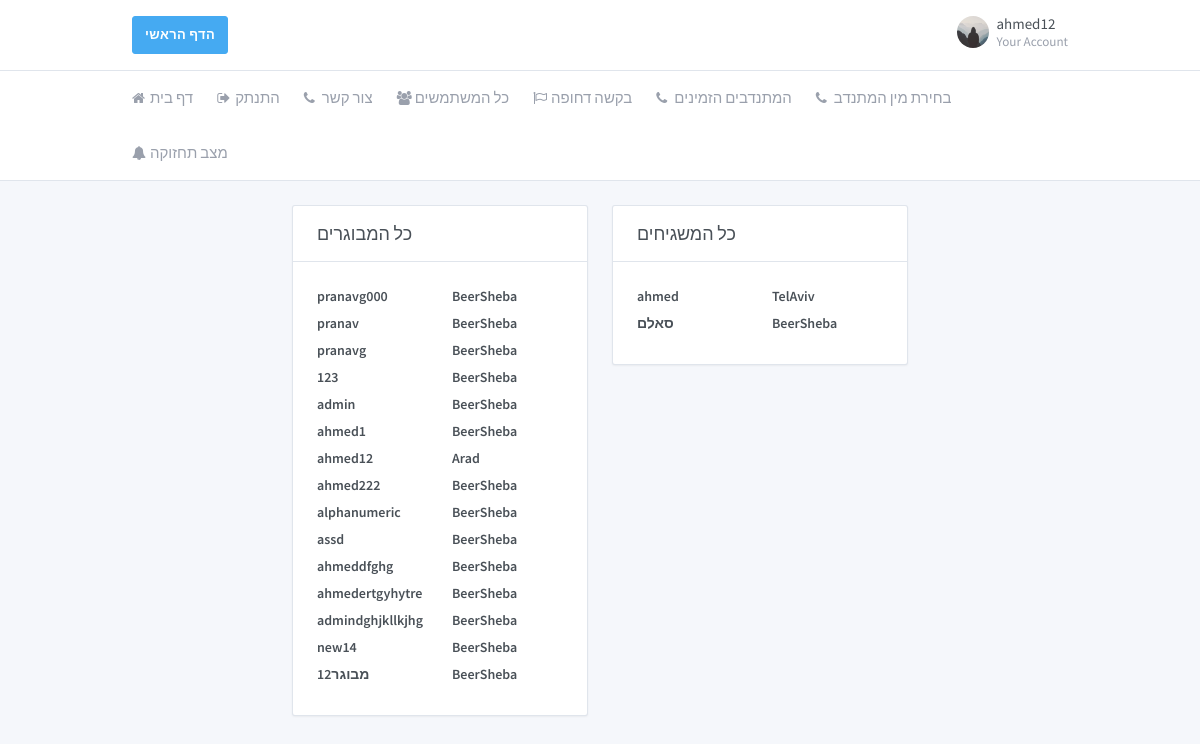
Screenshot of /all_profiles/ (signed in) with the database file from the repository.
### core/models.py (models this page shows, shortened)
class Profile(models.Model):
    user = models.OneToOneField(User, on_delete=models.CASCADE)
    profile_photo = models.FileField(default='default.jpg', upload_to='profile_photos')
    status_info = models.CharField(max_length=10, choices=Status_Info_CHOICES, default='זמין')
    is_volunteer = models.BooleanField(default=False)
    is_active = models.BooleanField(default=True)
    phone_regex = RegexValidator(regex=r'^\+?1?\d{9,10}$',
                                 message="Phone number must be entered in the format: '+0000000000'")
    phone_number = models.CharField(validators=[phone_regex], max_length=10, blank=True)
    gender = models.CharField(max_length=10, choices=GENDER_CHOICES, default='זכר')
    address = models.CharField(max_length=40, choices=ADDRESS_CHOICES, default='BeerSheba')
    rating = models.CharField(max_length=10, choices=Rating_CHOICES, default='good')

### core/views.py (the view)
# urls.py: url(r'^all_profiles/$', views.get_all_profiles, name='core/profiles_table'),
def get_all_profiles(request):
    context = {}
    context.update({'all_volunteers': get_all_volunteers()})
    context.update({'all_elderly': get_all_elderly()})
    return render(request, 'core/profiles_table.html', context)

### core/views.py (called while the page is built)
def get_all_volunteers():
    result = list()
    users_list = Profile.objects.all()
    for user_item in users_list:
        if getattr(user_item, "is_volunteer"):
            result.append(user_item)
    return result

def get_all_elderly():
    result = list()
    users_list = Profile.objects.all()
    for user_item in users_list:
        if not getattr(user_item, "is_volunteer"):
            result.append(user_item)
    return result

### core/templates/core/profiles_table.html (shortened to what this page needs)
{%load static %}
{% load crispy_forms_tags %}
<!doctype html>
<html dir="ltr" lang="en">
<head>
    <link href="https://maxcdn.bootstrapcdn.com/font-awesome/4.7.0/css/font-awesome.min.css" rel="stylesheet">
    <link href="{%static 'core/dashboard.css'%}" rel="stylesheet"/>
</head>
<body>
<div class="page">
    <div class="page-main">
        <div class="header py-4">
            <div class="container">
                <div class="d-flex">
                    <a type="button" class="btn btn-info" href="{%url 'home'%}">הדף הראשי</a>
                    <div class="d-flex order-lg-2 ml-auto">
                        <div class="dropdown">
                            <a class="nav-link pr-0 leading-none" data-toggle="dropdown"
                               href="{%url 'profile' user.username%}">
                                <span class="avatar"
                                      style="background-image: url({{user.profile.profile_photo.url}})"></span>
                                <span class="ml-2 d-none d-lg-block">
                      <span class="text-default">{{user.username}}</span>
                      <small class="text-muted d-block mt-1">Your Account</small>
                    </span>
                            </a>
                        </div>
                    </div>
                </div>
            </div>
        </div>
        <div class="header collapse d-lg-flex p-0" id="headerMenuCollapse">
            <div class="container">
                <div class="row align-items-center">
                    <div class="col-lg order-lg-first">
                        <ul class="nav nav-tabs border-0 flex-column flex-lg-row">
                            <li class="nav-item">
                                <a class="nav-link" href="{%url 'home'%}"><i class="fa fa-home"></i> דף בית</a>
                            </li>
                            <li class="nav-item">
                                <a class="nav-link" href="{%url 'logout'%}"><i class="fa fa-sign-out"></i> התנתק </a>
                            </li>
                            <li class="nav-item">
                                <a class="nav-link" href="/contact_us/"><i class="fa fa-phone"></i> צור קשר </a>
                            </li>
                            <li class="nav-item">
                                <a class="nav-link" href="/all_profiles/"><i class="fa fa-users"></i> כל המשתמשים </a>
                            </li>
                            {% if not person.profile.is_volunteer %}
                            <li class="nav-item">
                                <a class="nav-link" href="/urgent_request/"><i class="fa fa-flag-o"></i> בקשה דחופה </a>
                            </li>
                            <li class="nav-item">
                               <a class="nav-link" href="/available_profiles/"><i class="fa fa-phone"></i>המתנדבים הזמינים</a>
                            </li>
                            <li class="nav-item">
                               <a class="nav-link" href="/profiles_gender/"><i class="fa fa-phone"></i>בחירת מין המתנדב</a>
                            </li>
                            <li class="nav-item">
                                   <a class="nav-link" href="/updates/"><i class="fa fa-bell"></i>מצב תחזוקה</a>
                                </li>
                            {%endif%}
                        </ul>
                    </div>
                </div>
            </div>
        </div>
        <div class="my-3 my-md-5">
            <div class="container">
                <div class="row">
                    <div class="col-lg-2">
                    </div>
                    <div class="col-lg-4">
                        <div class="card">
                            <div class="card-header">
                                <h3 class="card-title">כל המבוגרים</h3>
                            </div>
                            <div class="card-body">
                                {%for elderly in all_elderly%}
                                <div class="row">
                                    <div class="col">
                                        <a class="text-default"
                                           href="{%url 'profile' elderly.user.username%}"><label
                                                class="form-label">{{elderly.user.username}}</label></a>
                                    </div>
                                    <div class="col">
                                        <a class="text-default"><label
                                                class="form-label">{{elderly.address}}</label></a>
                                    </div>
                                </div>
                                {%endfor%}
                            </div>
                        </div>
                    </div>
                    <div class="col-lg-4">
                        <div class="card">
                            <div class="card-header">
                                <h3 class="card-title">כל המשגיחים</h3>
                            </div>
                            <div class="card-body">
                                {%for volunteer in all_volunteers%}
                                <div class="row">
                                    <div class="col">
                                        <a class="text-default"
                                           href="{%url 'profile' volunteer.user.username%}"><label
                                                class="form-label">{{volunteer.user.username}}</label></a>
                                    </div>
                                    <div class="col">
                                        <a class="text-default"><label
                                                class="form-label">{{volunteer.address}}</label></a>
                                    </div>
                                </div>
                                {%endfor%}
                            </div>
                        </div>
                    </div>
                    <div class="col-lg-2">
                    </div>
                </div>
            </div>
        </div>
    </div>
</div>
</body>
</html>

### rows the page displays
Profile: user.username "pranavg000", address "BeerSheba"
Profile: user.username "pranav", address "BeerSheba"
Profile: user.username "pranavg", address "BeerSheba"
Profile: user.username "123", address "BeerSheba"
Profile: user.username "admin", address "BeerSheba"
Profile: user.username "ahmed1", address "BeerSheba"
Profile: user.username "ahmed12", address "Arad"
Profile: user.username "ahmed222", address "BeerSheba"
Profile: user.username "alphanumeric", address "BeerSheba"
Profile: user.username "assd", address "BeerSheba"
Profile: user.username "ahmeddfghg", address "BeerSheba"
Profile: user.username "ahmedertgyhytre", address "BeerSheba"
Profile: user.username "admindghjkllkjhg", address "BeerSheba"
Profile: user.username "new14", address "BeerSheba"
Profile: user.username "מבוגר12", address "BeerSheba"
Profile: user.username "ahmed", address "TelAviv"
Profile: user.username "סאלם", address "BeerSheba"

### other values shown
{{ user.username }} "ahmed12"
